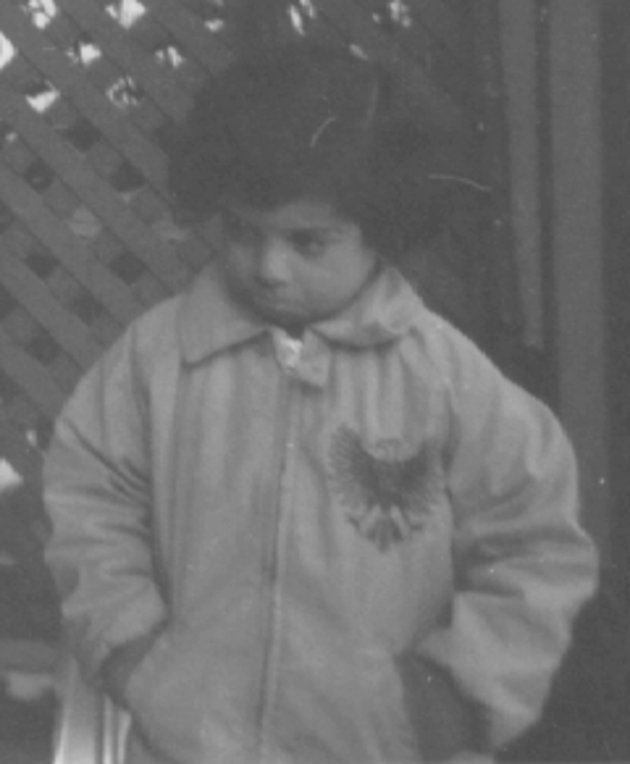
#> input picture Filtrado_Imagenes/a.jpg, 630 x 764 px, found by its file name
$ python Ejercicio1.py
#> lines starting #> are read from the running program, lines starting #| are printed output that depends on the picture
import cv2
import numpy as np

img = cv2.imread("C:\\Users\\User\\Desktop\\PDI\\Filtrado_Imagenes\\a.jpg", 0)
#> img is the input picture: shape (764, 630); min 73, max 225, mean 110.3
equializacion = cv2.equalizeHist(img)
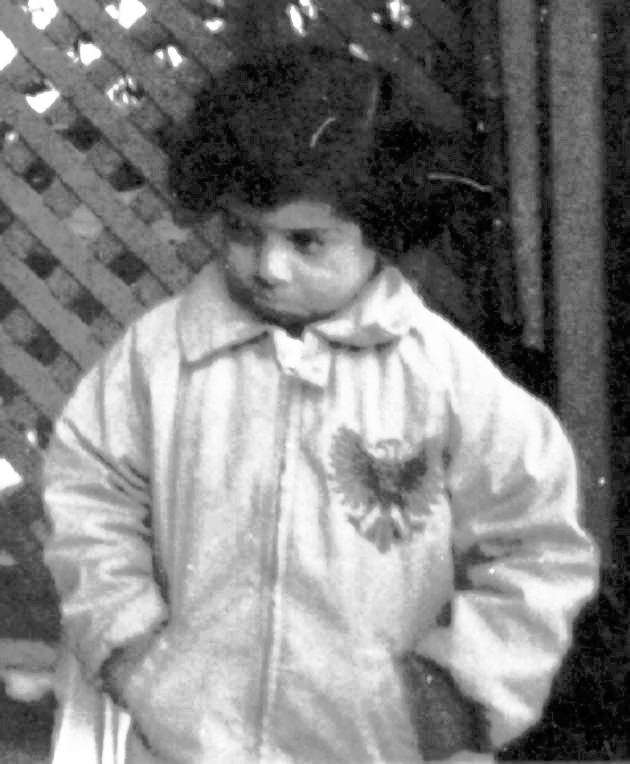
#> equializacion: shape (764, 630); min 0, max 255, mean 129.6

blur = cv2.blur(equializacion, (8,8))
blur = cv2.medianBlur(blur, 3)

#Afilamiento de la imagen
sharpen_kernel = np.array([[-1,-1,-1], [-1,9,-1], [-1,-1,-1]])
afilada = cv2.filter2D(blur, -1, sharpen_kernel)

resulado = np.hstack((img, equializacion, blur, afilada)) #concatenar imagenes
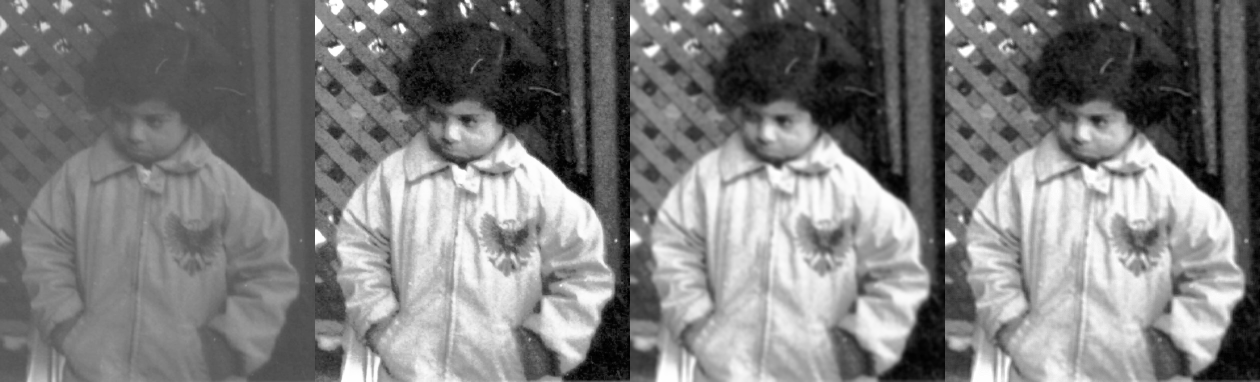
#> resulado: shape (764, 2520) (shown at 1/2 size); min 0, max 255, mean 124.8

cv2.namedWindow("Resultado general", cv2.WINDOW_NORMAL)
cv2.imshow("Resultado general", resulado)
cv2.waitKey(0)
cv2.destroyAllWindows()

$ run again, with Filtrado_Imagenes/salYpimienta.jpg copied over Filtrado_Imagenes/a.jpg
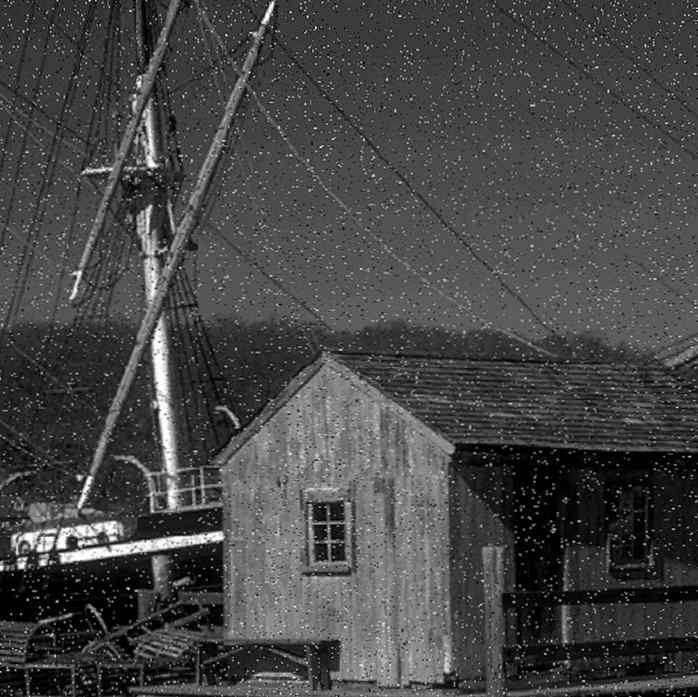
#> input picture Filtrado_Imagenes/salYpimienta.jpg, 698 x 697 px, found by its file name
#> img is the input picture: shape (697, 698); min 0, max 255, mean 70.2
#> `afilada = cv2.filter2D(blur, -1, sharpen_kernel)`:
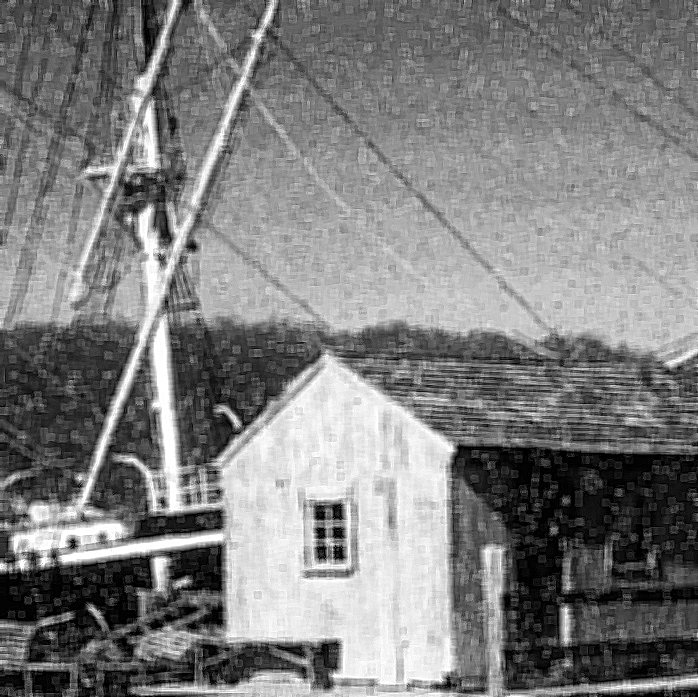
#> afilada: shape (697, 698); min 0, max 255, mean 126.6
#> `resulado = np.hstack((img, equializacion, blur, afilada))`:
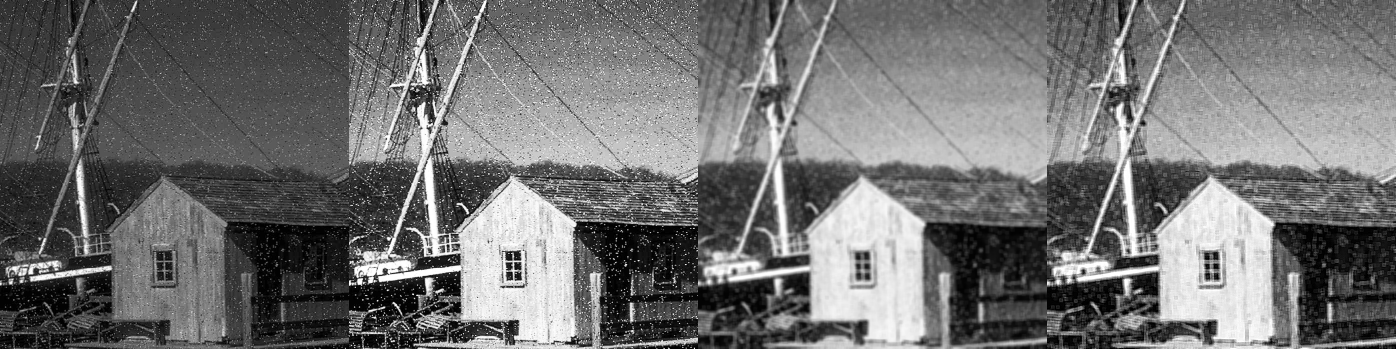
#> resulado: shape (697, 2792) (shown at 1/2 size); min 0, max 255, mean 112.5
